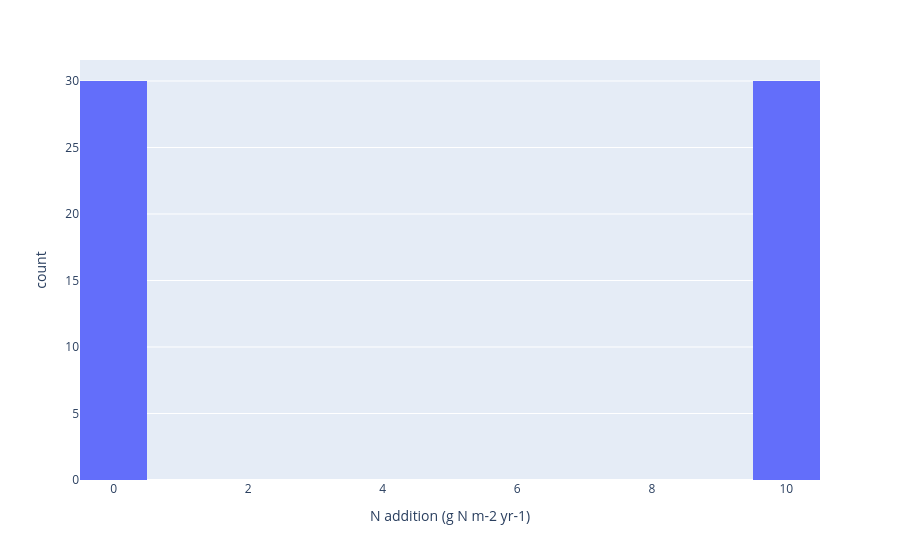

Notebook code cell kept with this figure:
### Code cell
fig_d =px.histogram(df,x='N addition (g N m-2 yr-1)',nbins=20)
fig_d.show()

### Figure 1 — Plotly figure (JSON) as saved in the notebook; plotly's stock layout.template omitted (floating-point values rounded to 4 significant figures)
{"data": [{"bingroup": "x", "hovertemplate": "N addition (g N m-2 yr-1)=%{x}<br>count=%{y}<extra></extra>", "legendgroup": "", "marker": {"color": "#636efa", "pattern": {"shape": ""}}, "name": "", "nbinsx": 20, "orientation": "v", "showlegend": false, "type": "histogram", "x": [0, 10, 10, 0, 0, 10, 0, 10, 0, 10, 0, 10, 10, 0, 10, 0, 0, 10, 10, 0, 0, 10, 10, 0, 0, 10, 0, 10, 0, 10, 0, 10, 10, 0, 10, 0, 0, 10, 10, 0, 0, 10, 10, 0, 0, 10, 0, 10, 0, 10, 0, 10, 10, 0, 10, 0, 0, 10, 10, 0], "xaxis": "x", "yaxis": "y"}], "layout": {"barmode": "relative", "legend": {"tracegroupgap": 0}, "margin": {"t": 60}, "xaxis": {"anchor": "y", "domain": [0, 1], "title": {"text": "N addition (g N m-2 yr-1)"}}, "yaxis": {"anchor": "x", "domain": [0, 1], "title": {"text": "count"}}}}
